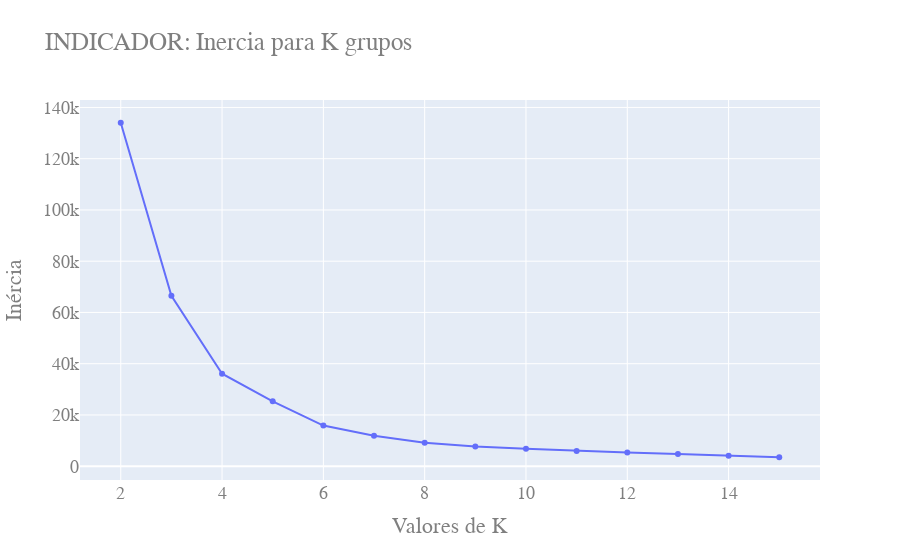

Write notebook code for a chart like this one.
### Code cell
fig =go.Figure()
fig.add_trace(go.Scatter(x = faixa_n_clusters, y = valores_inercia))
fig.update_layout(
    title="INDICADOR: Inercia para K grupos",
    xaxis_title="Valores de K",
    yaxis_title="Inércia",
    font=dict(
        family="Courier New, monospace",
        size=18,
        color="#7f7f7f"
    )
)
fig.show()

### Figure 1 — Plotly figure (JSON) as saved in the notebook; plotly's stock layout.template omitted (floating-point values rounded to 4 significant figures)
{"data": [{"type": "scatter", "x": [2, 3, 4, 5, 6, 7, 8, 9, 10, 11, 12, 13, 14, 15], "y": [134000.0, 66520.0, 36100.0, 25310.0, 15840.0, 11840.0, 9185.0, 7702.0, 6768.0, 5964.0, 5362.0, 4715.0, 4089.0, 3488.0]}], "layout": {"font": {"color": "#7f7f7f", "family": "Courier New, monospace", "size": 18}, "title": {"text": "INDICADOR: Inercia para K grupos"}, "xaxis": {"title": {"text": "Valores de K"}}, "yaxis": {"title": {"text": "Inércia"}}}}
